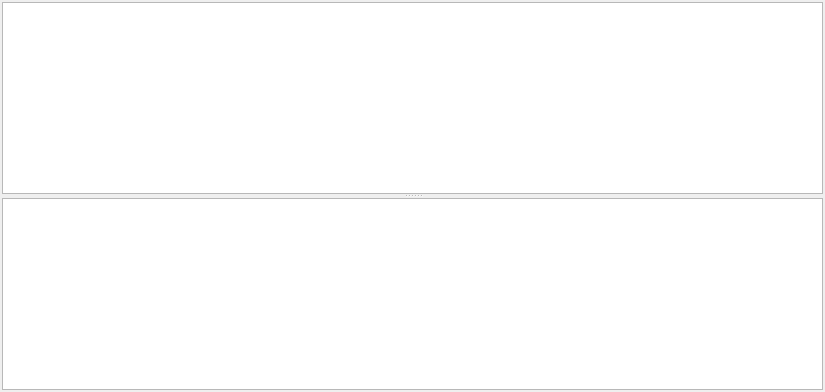
<?xml version="1.0" encoding="UTF-8"?>
<ui version="4.0">
 <class>LogWindow</class>
 <widget class="QWidget" name="LogWindow">
  <property name="geometry">
   <rect>
    <x>0</x>
    <y>0</y>
    <width>825</width>
    <height>392</height>
   </rect>
  </property>
  <property name="windowTitle">
   <string>QSO Logs</string>
  </property>
  <layout class="QVBoxLayout" name="verticalLayout">
   <property name="leftMargin">
    <number>2</number>
   </property>
   <property name="topMargin">
    <number>2</number>
   </property>
   <property name="rightMargin">
    <number>2</number>
   </property>
   <property name="bottomMargin">
    <number>2</number>
   </property>
   <item>
    <widget class="QSplitter" name="splitter">
     <property name="orientation">
      <enum>Qt::Vertical</enum>
     </property>
     <widget class="QTableWidget" name="generalLog">
      <property name="font">
       <font>
        <family>JetBrains Mono ExtraLight</family>
       </font>
      </property>
      <property name="focusPolicy">
       <enum>Qt::NoFocus</enum>
      </property>
      <property name="tabKeyNavigation">
       <bool>false</bool>
      </property>
     </widget>
     <widget class="QTableWidget" name="focusedLog">
      <property name="font">
       <font>
        <family>JetBrains Mono ExtraLight</family>
       </font>
      </property>
      <property name="focusPolicy">
       <enum>Qt::NoFocus</enum>
      </property>
      <property name="tabKeyNavigation">
       <bool>false</bool>
      </property>
     </widget>
    </widget>
   </item>
  </layout>
 </widget>
 <resources/>
 <connections/>
</ui>
